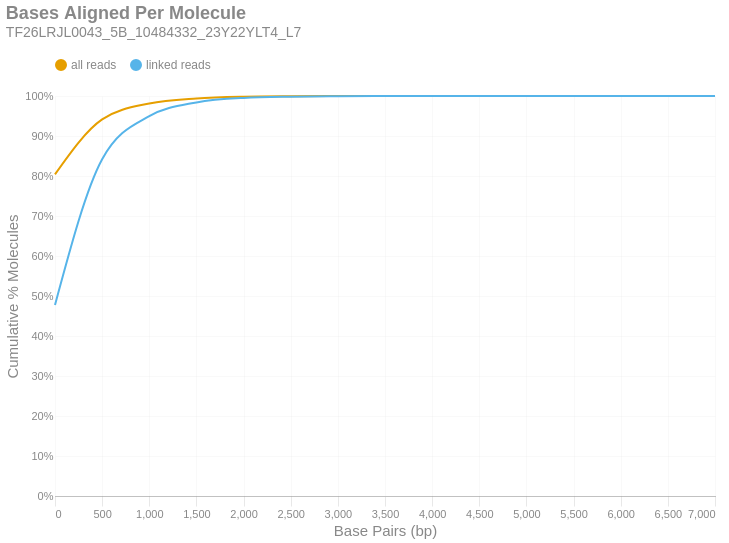

The cell this chart's notebook holds for it:
### Markdown cell above
### Bases Aligned Per Molecule
This is a cumulative frequency distribution showing the number of base pairs aligned per unique molecule. These data are shown in 500 bp bins. There are two distributions: one with `all reads` (yellow) and another with only `linked reads` (blue). The percent of molecules in the `linked reads` distribution is relative to the total number of linked molecules.

### Code cell
if SKIPLR:
    print_html(f"Skipped")
else:
    binned_df = consolidated_hist(valids['aligned_bp'], mask, 500, True)
    with SafeRender(binned_df):
        (
            density_plot(binned_df, 'Bases Aligned Per Molecule', samplename, 'basesper')
            .encode(
                x=alt.X('bin:Q', title="Base Pairs (bp)").axis(tickMinStep=500).scale(padding=0),
                y=alt.Y('value:Q', title='Cumulative % Molecules')
                    .axis(format='%')
                    .scale(domain = [0,1])
                    .stack(False),
                color=alt.Color("key:N").scale(domain = ["all reads", "linked reads"]),
                tooltip = [
                    alt.Tooltip("key:N", title = "Data Type"),
                    alt.Tooltip("range_label:N", title="Bases Aligned Per Molecule"),
                    alt.Tooltip("value:Q", format = ".2%", title="% Molecules (Cum.)")
                ]
            )
        ).display()

### Figure 1 — Vega-Lite specification as saved in the notebook (floating-point values rounded to 4 significant figures)
{"width": "container", "height": 400, "config": {"title": {"anchor": "start", "dy": -15, "fontSize": 18, "color": "#888888", "subtitleColor": "#888888", "subtitleFontSize": 14}, "arc": {"fill": "#0072B2"}, "axis": {"domainColor": "#888888", "domainWidth": 0.5, "gridWidth": 0.2, "grid": false, "titleFontWeight": 400, "titleFontSize": 15, "labelFontSize": 11, "labelColor": "#888888", "tickColor": "#888888", "tickWidth": 0.2, "titleColor": "#888888"}, "axisBand": {"grid": false}, "axisX": {"grid": true, "tickSize": 10, "domainCap": "round"}, "axisY": {"domain": false, "grid": true, "tickSize": 0, "domainCap": "round"}, "background": "transparent", "header": {"labelFontSize": 15, "labelColor": "#888888", "titleFontSize": 15, "titleFontWeight": 600, "titleColor": "#888888"}, "legend": {"labelFont": "sans-serif", "labelFontSize": 12, "labelColor": "#888888", "symbolSize": 100, "symbolType": "circle", "titleFontSize": 12, "titlePadding": 10, "titleColor": "#888888", "title": null, "orient": "top"}, "range": {"category": ["#E69F00", "#56B4E9", "#009E73", "#F0E442", "#0072B2", "#D55E00", "#CC79A7", "#000000"], "diverging": ["#cfe8f3", "#a2d4ec", "#73bfe2", "#46abdb", "#1696d2", "#12719e"]}, "area": {"fill": "#0072B2", "fillOpacity": 0.7, "line": true, "strokeOpacity": 0.7}, "line": {"color": "#0072B2", "stroke": "#0072B2", "strokeWidth": 2}, "trail": {"color": "#0072B2", "stroke": "#0072B2", "strokeWidth": 0, "size": 1}, "point": {"filled": true, "fillOpacity": 1.0, "size": 95}, "text": {"color": "#888888", "fontSize": 11, "align": "right", "fontWeight": 400, "size": 11}, "bar": {"fill": "#0072B2", "stroke": null}, "view": {"stroke": null, "continuousWidth": 660, "continuousHeight": 400}}, "data": {"name": "data-78e5c149f2f2687a403f89ca5388db01"}, "mark": {"type": "line", "interpolate": "monotone", "point": {"opacity": 0, "size": 275}}, "encoding": {"color": {"field": "key", "scale": {"domain": ["all reads", "linked reads"]}, "type": "nominal"}, "tooltip": [{"field": "key", "title": "Data Type", "type": "nominal"}, {"field": "range_label", "title": "Bases Aligned Per Molecule", "type": "nominal"}, {"field": "value", "format": ".2%", "title": "% Molecules (Cum.)", "type": "quantitative"}], "x": {"axis": {"tickMinStep": 500}, "field": "bin", "scale": {"padding": 0}, "title": "Base Pairs (bp)", "type": "quantitative"}, "y": {"axis": {"format": "%"}, "field": "value", "scale": {"domain": [0, 1]}, "stack": false, "title": "Cumulative % Molecules", "type": "quantitative"}}, "params": [{"name": "param_c36ac31b6afebe62", "select": {"type": "point", "fields": ["key"]}, "bind": "legend"}], "title": {"text": "Bases Aligned Per Molecule", "subtitle": "TF26LRJL0043_5B_10484332_23Y22YLT4_L7"}, "transform": [{"fold": ["all reads (cumsum)", "linked reads (cumsum)"]}, {"calculate": "replace(datum.key, ' (cumsum)', '')", "as": "key"}, {"filter": {"param": "param_c36ac31b6afebe62"}}], "usermeta": {"embedOptions": {"downloadFileName": "TF26LRJL0043_5B_10484332_23Y22YLT4_L7.basesper"}}, "$schema": "https://vega.github.io/schema/vega-lite/v6.4.1.json", "datasets": {"data-78e5c149f2f2687a403f89ca5388db01": [{"bin": "0.0", "interval": "0.0-500.0", "all reads": 0.8042, "linked reads": 0.4776, "all reads (cumsum)": 0.8042, "linked reads (cumsum)": 0.4776, "range_label": "0-499"}, {"bin": "500.0", "interval": "500.0-1000.0", "all reads": 0.1373, "linked reads": 0.3641, "all reads (cumsum)": 0.9414, "linked reads (cumsum)": 0.8417, "range_label": "500-999"}, {"bin": "1000.0", "interval": "1000.0-1500.0", "all reads": 0.03995, "linked reads": 0.1079, "all reads (cumsum)": 0.9814, "linked reads (cumsum)": 0.9496, "range_label": "1000-1499"}, {"bin": "1500.0", "interval": "1500.0-2000.0", "all reads": 0.01264, "linked reads": 0.03425, "all reads (cumsum)": 0.994, "linked reads (cumsum)": 0.9839, "range_label": "1500-1999"}, {"bin": "2000.0", "interval": "2000.0-2500.0", "all reads": 0.004186, "linked reads": 0.01134, "all reads (cumsum)": 0.9982, "linked reads (cumsum)": 0.9952, "range_label": "2000-2499"}, {"bin": "2500.0", "interval": "2500.0-3000.0", "all reads": 0.001149, "linked reads": 0.003115, "all reads (cumsum)": 0.9994, "linked reads (cumsum)": 0.9983, "range_label": "2500-2999"}, {"bin": "3000.0", "interval": "3000.0-3500.0", "all reads": 0.0004051, "linked reads": 0.001098, "all reads (cumsum)": 0.9998, "linked reads (cumsum)": 0.9994, "range_label": "3000-3499"}, {"bin": "3500.0", "interval": "3500.0-4000.0", "all reads": 0.0001421, "linked reads": 0.000385, "all reads (cumsum)": 0.9999, "linked reads (cumsum)": 0.9998, "range_label": "3500-3999"}, {"bin": "4000.0", "interval": "4000.0-4500.0", "all reads": 4.368e-05, "linked reads": 0.0001184, "all reads (cumsum)": 1.0, "linked reads (cumsum)": 0.9999, "range_label": "4000-4499"}, {"bin": "4500.0", "interval": "4500.0-5000.0", "all reads": 1.872e-05, "linked reads": 5.073e-05, "all reads (cumsum)": 1.0, "linked reads (cumsum)": 1.0, "range_label": "4500-4999"}, {"bin": "5000.0", "interval": "5000.0-5500.0", "all reads": 4.8e-06, "linked reads": 1.301e-05, "all reads (cumsum)": 1.0, "linked reads (cumsum)": 1.0, "range_label": "5000-5499"}, {"bin": "5500.0", "interval": "5500.0-6000.0", "all reads": 2.4e-06, "linked reads": 6.503e-06, "all reads (cumsum)": 1.0, "linked reads (cumsum)": 1.0, "range_label": "5500-5999"}, {"bin": "6000.0", "interval": "6000.0-6500.0", "all reads": 9.599e-07, "linked reads": 2.601e-06, "all reads (cumsum)": 1.0, "linked reads (cumsum)": 1.0, "range_label": "6000-6499"}, {"bin": "6500.0", "interval": "6500.0-7000.0", "all reads": 4.8e-07, "linked reads": 1.301e-06, "all reads (cumsum)": 1.0, "linked reads (cumsum)": 1.0, "range_label": "6500-6999"}, {"bin": "7000.0", "interval": "7000.0-7500.0", "all reads": 4.8e-07, "linked reads": 1.301e-06, "all reads (cumsum)": 1.0, "linked reads (cumsum)": 1.0, "range_label": "7000-7499"}]}}
